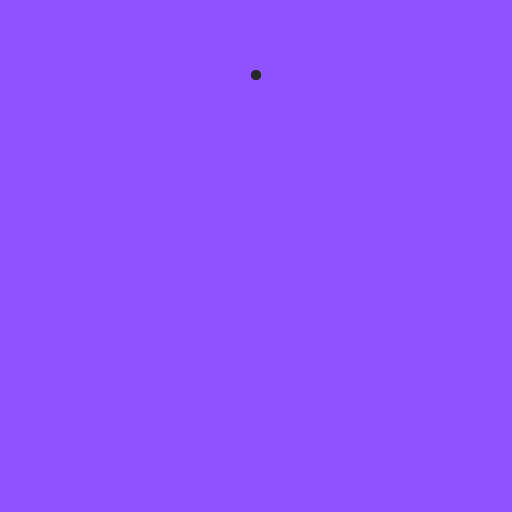
Frame 1 (no input)
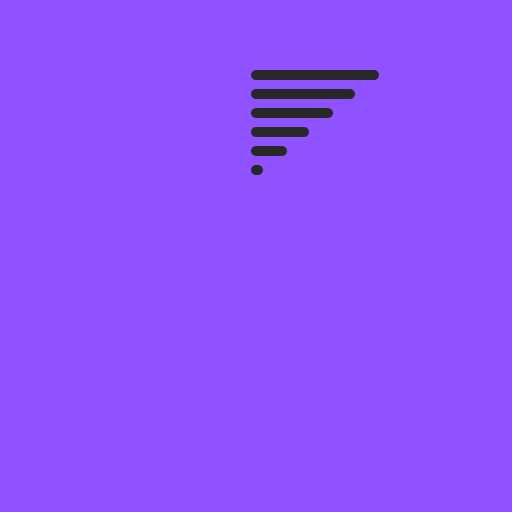
Frame 60 (the mouse pressed at the canvas centre just before this capture)
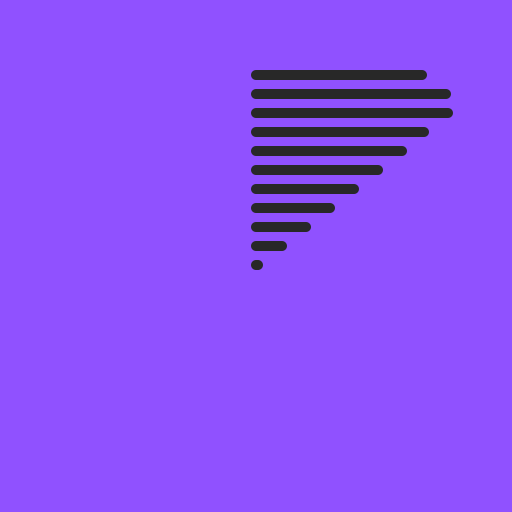
Frame 120 (the mouse held since frame 60 and released just before this capture)

The Processing sketch that drew these frames (run headless with seeded random() and noise(); from frame 60 on, the mouse is pressed at the canvas centre):

// Processing sketch: sketch13
// ── sketch13.pde
color white = color(255, 255, 255);
color purple = color(144, 81, 255);
color yellow = color(255, 247, 93);

App app;
void setup(){
  size(512, 512);
  smooth();
  app = new App();
}

void draw(){
  app.update();
}

void keyPressed(){
  app.keyPressed();
}

class App{
  color _bg;
  PutCircleBars PCBSs;
  App(){
    _bg = purple;
    PCBSs = new PutCircleBars(20);
  }
  
  void update(){
    background(_bg);
    PCBSs.update();
  }
  
  void keyPressed(){
    if(key == 's'){
      println("saveimage");
      save("image_"+month()+day()+"_"+hour()+minute()+second()+".png");
    }
  }
}
// ── PutCircleBar.pde
class PutCircleBar{
  int _x, _y, _h;
  float _delay;
  float _length;
  int _maxLength;
  float _speed;
  color _col;
  
  PutCircleBar(int x, int y, int h, float delay, int maxL, float speed, color col){
    _x = x;
    _y = y;
    _h = h;
    _delay = delay;
    _col = col;
    _maxLength = maxL;
    _speed = speed;
    _length = 0;
  }
  
  void update(){
    if(_delay > 0){
      _delay -= 1/frameRate;
      return;
    }
    
    fill(_col);
    noStroke();
    rect(_x, _y-_h/2, _length, _h);
    ellipse(_x, _y, _h, _h);
    ellipse(_x+_length, _y, _h, _h);
    _length += _speed;
    
    if(_length > _maxLength){
      _speed *= -1;
    }
    
    if(_length < -1*_maxLength){
      _speed *= -1;
    }
    
  }
  
}

class PutCircleBars{
  int _num;
  PutCircleBar pcb[];
  
  PutCircleBars(int num){
    _num = num;
    pcb = new PutCircleBar[_num];
    for(int i=0; i<_num; i++){
      int h = -200 + 400/(_num+1)*(i+1) + height/2;
      pcb[i] = new PutCircleBar(width/2, h, 10, 0.2*i, 200, 2, color(40));
    }
  }
  
  void update(){
    for(PutCircleBar obj : pcb){
      obj.update();
    }
  }
}
